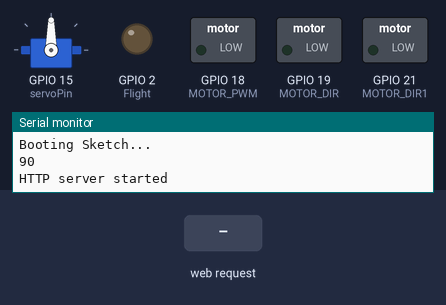
Bench run of a sketch on a simulated ESP32. Parts: servo, switched loads named in the sketch (green lamp = pin HIGH), output pins drawn as LEDs (lit = HIGH), the last lines printed to the serial monitor. The test bench sets the inputs (shaded band).

Above: at 1.2 s.
1.3 s: HTTP request GET /Pos received
At 1.7 s:
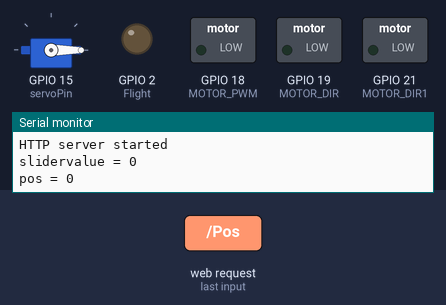
2.8 s: HTTP request GET /A received
At 4.0 s:
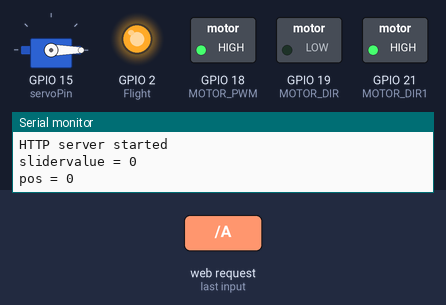
4.3 s: HTTP request GET /B received
At 5.1 s:
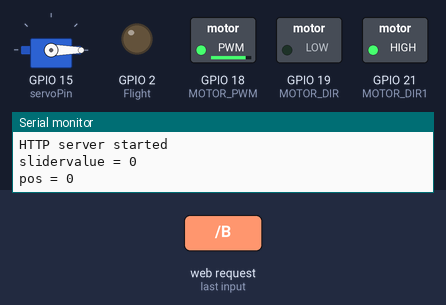
5.8 s: HTTP request GET /C received
At 6.3 s:
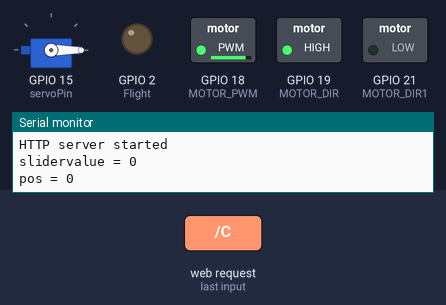
7.3 s: HTTP request GET /R received
At 8.5 s:
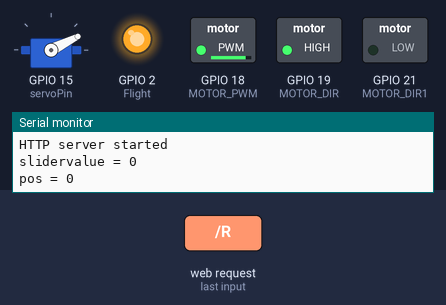
8.8 s: HTTP request GET /D received
At 9.8 s:
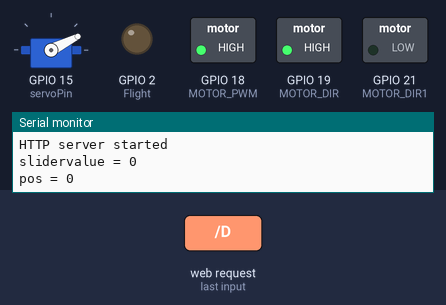
Timing chart, 0 to 11.3 s (numbered marks = the images above; inputs shaded):
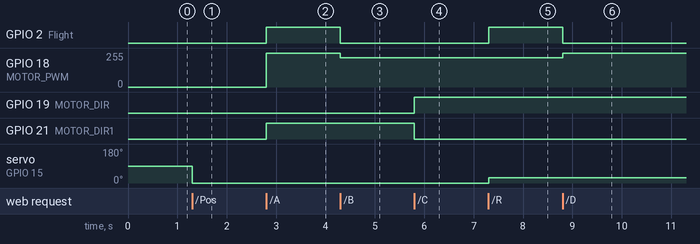

Measured:
- after the input at 1.3 s, servo on GPIO 15 (servoPin): 90° → 0° at once
- after the input at 2.8 s, GPIO 2 (Flight), GPIO 21 (MOTOR_DIR1): LOW → HIGH at once; GPIO 18 (MOTOR_PWM): 0/255 → 255/255 at once
- after the input at 4.3 s, GPIO 2 (Flight): HIGH → LOW at once; GPIO 18 (MOTOR_PWM): 255/255 → 219/255 at once
- after the input at 5.8 s, GPIO 19 (MOTOR_DIR): LOW → HIGH at once; GPIO 21 (MOTOR_DIR1): HIGH → LOW at once
- after the input at 7.3 s, GPIO 2 (Flight): LOW → HIGH at once; servo on GPIO 15 (servoPin): 0° → 27° at once
- after the input at 8.8 s, GPIO 2 (Flight): HIGH → LOW at once; GPIO 18 (MOTOR_PWM): 219/255 → 255/255 at once

The sketch:

ESP-Rider_L298N_Version.ino
```cpp
/*
   Adapted from the following:

   ESP32 Web Server Demo using Accesspoint
   https://circuits4you.com
   21-11-2018
*/


#include <Servo.h>
Servo myservo;  // create servo object to control a servo


// GPIO the servo is attached to
static const int servoPin = 15;
const int Flight = 2;

int pos = 90; // intitial servo postion to be at 90 degrees to make it straight different from 90 for mechanical adjustment
// wired connections
int MOTOR_PWM = 18;//  Speed Control Enable Pin
int MOTOR_DIR = 19; //  Direction
int MOTOR_DIR1 = 21;//  Direction

// the actual values for "fast" and "slow" depend on the motor
#define dir_Forward 0
#define dir_Back 255

#define PWM_STOP 0
#define PWM_SLOW 220 // arbitrary slow speed PWM duty cycle
#define PWM_FAST 255 // arbitrary fast speed PWM duty cycle
#define DIR_DELAY 1000 // brief delay for abrupt motor changes

const int freq = 5000;
const int ledChannel_PWM = 10;   //  picking 0 messes with the servo
const int resolution = 8;

#include <WiFi.h>
#include <WebServer.h>
#include "index.h"  //Web page header file

//Enter your desired WiFi SSID and PASSWORD
const char* ssid = "ESP_Rider_L298N";
const char* password = "********";  // change the *'s to your favourite vegetable

WebServer server(80);

//===============================================================
// Setup
//===============================================================
void setup(void) {

  Serial.begin(115200);
  Serial.println();
  Serial.println("Booting Sketch...");

  pinMode(servoPin, OUTPUT);
  myservo.attach(servoPin);
  myservo.write(pos);
  Serial.println(pos);

  pinMode(Flight, OUTPUT);
  pinMode(MOTOR_PWM, OUTPUT);
  pinMode(MOTOR_DIR, OUTPUT);
  pinMode(MOTOR_DIR1, OUTPUT);

  ledcSetup(ledChannel_PWM, freq, resolution);

  // attach the channel to the GPIO to be controlled
  ledcAttachPin(MOTOR_PWM, ledChannel_PWM);

  ledcWrite( ledChannel_PWM, PWM_STOP );

  digitalWrite(Flight, LOW); //Flashlight will turn off

  //ESP32 As access point IP: 192.168.4.1
  WiFi.mode(WIFI_AP); //Access Point mode
  WiFi.softAP(ssid, password);    //Password length minimum 8 char


  server.on("/", handle_OnConnect);
  server.on("/A", handle_Forward_Fast);
  server.on("/B", handle_Forward_Slow);
  server.on("/C", handle_Back_Slow);
  server.on("/D", handle_Back_Fast);
  server.on("/off", handle_Stop);
  server.on("/R", handle_Go_Righter);
  server.on("/L", handle_Go_Lefter);
  server.on("/FO", handle_Flashlight_Off);
  server.on("/Pos", handle_Steering_Slider_Input);


  server.onNotFound(handle_NotFound);

  server.begin();                  //Start server
  Serial.println("HTTP server started");
}

//===============================================================
// This routine is executed when you open its IP in browser
//===============================================================
void loop(void) {
  server.handleClient();

}
void handle_NotFound () {

}


void handle_OnConnect() {

  String s = MAIN_page; //Read HTML contents
  server.send(200, "text/html", s); //Send web page

}

void handle_Steering_Slider_Input() {
//  server.send(200, "text/plain", "ok");
  if(server.arg("value") ){
  int slidervalue = server.arg("value").toInt();   //

  Serial.print("slidervalue = ");

 // myservo.write(slidervalue);
  Serial.println(slidervalue);
  pos = slidervalue;
  myservo.write(pos);
  }
  Serial.print("pos = ");
  Serial.print(pos);
server.send(200, "text/plain", "ok");
}

void handle_Forward_Fast() {
  digitalWrite(Flight, HIGH); // Flash light will turn on
  digitalWrite(MOTOR_DIR, LOW);
  digitalWrite(MOTOR_DIR1, HIGH);

  ledcWrite( ledChannel_PWM, PWM_FAST ); // PWM speed = fast
  server.send(200, "text/plain", "ok");
}

void handle_Forward_Slow() {
  digitalWrite(Flight, LOW);
  digitalWrite(MOTOR_DIR, LOW);
  digitalWrite(MOTOR_DIR1, HIGH);
  ledcWrite( ledChannel_PWM, PWM_SLOW  ); // PWM speed = fast
  server.send(200, "text/plain", "ok");
}

void handle_Back_Slow() {
  digitalWrite(Flight, LOW);
  digitalWrite(MOTOR_DIR, HIGH);
  digitalWrite(MOTOR_DIR1, LOW);
  ledcWrite( ledChannel_PWM, PWM_SLOW ); // PWM speed = Slow  ledChannel_PWM, 180 - PWM_SLOW
  server.send(200, "text/plain", "ok");
}

void handle_Back_Fast() {
  digitalWrite(Flight, LOW);
  digitalWrite(MOTOR_DIR, HIGH);
  digitalWrite(MOTOR_DIR1, LOW);
  ledcWrite( ledChannel_PWM, PWM_FAST ); // PWM speed = Retro
  server.send(200, "text/plain", "ok");
}

void handle_Stop() {
  digitalWrite(Flight, LOW);
  digitalWrite(MOTOR_DIR, LOW);
  digitalWrite(MOTOR_DIR1, LOW);
  ledcWrite( ledChannel_PWM, PWM_STOP );
  server.send(200, "text/plain", "ok");
}

void handle_Go_Righter() { // Receive an HTTP GET request for steering.  Depending on the position of sg90 servo could change name to Lefter
  digitalWrite(Flight, HIGH);
  pos = pos - 10;
  if (pos < 27) {  //  the 27 here and 153 below are dependant on the free swing room available, the slider bar in the index.h should be set the same
    pos = 27;
  }
  myservo.write(pos);

  server.send(200, "text/plain", "ok");
}


void handle_Go_Lefter() { // Receive an HTTP GET request for steering.  And from above comment this could be renamed Righter instead
  digitalWrite(Flight, HIGH);
  pos = pos + 10;
  if (pos > 153) {
    pos = 153;
  }
  myservo.write(pos);

  server.send(200, "text/plain", "ok");
}

void handle_Flashlight_Off() {
  digitalWrite(Flight, LOW);
  server.send(200, "text/plain", "ok");
}
```

index.h
```cpp
const char MAIN_page[] PROGMEM = R"=====(
<!DOCTYPE HTML><html>
  <head>

<style>
body {
  background-color: #fffff0;
}
</style>

    <title>ESP-Riders Web Server</title>
    <meta name="viewport" content="width=device-width, initial-scale=1.0, maximum-scale=1.0, user-scalable=no">
    <style>
      body { font-family: Times; text-align: center; margin:1px auto; padding-top: 30px; width:auto; user-select: none;}


      .button{
        padding: 2px 2px;
        font-size: 18px;
        font-family: appaji ambarisha darbha;
        background-color: white;
        margin: 2px;
        color: black;
        border: 1px solid black;
        width: 150px;
        height: 50px;
        display: inline;
        text-align: center;
             }

      .button:hover {
        background-color: white;
         color: grey;
                    }

      .button:active {
        background-color: #007399;
        color: white;
        box-shadow: 2 1px #ff0045;
//        transform: translateY(x);
                    }

      .action_btn {
        width: 150px;
        margin: 0 auto;
        display: inline;}

.slidecontainer {
  width: 100%;
}

.slider {
  -webkit-appearance: none;
  width: 80%;
  height: 50px;
  background: #ff3030;
  outline: none;
  opacity: 1.0;
  -webkit-transition: .2s;
  transition: opacity .2s;
}

.slider:hover {
  opacity: 1;
}

.slider::-webkit-slider-thumb {
  -webkit-appearance: none;
  appearance: none;
  width: 50px;
  height: 50px;
  background: #edfcda;
  cursor: pointer;
}

.slider::-moz-range-thumb {
  width: 25px;
  height: 25px;
  background: #ffffff;
  cursor: pointer;
}

  </style>
    <body style="background-color: #edfcfa">

  </head>
  <body>
    <h1>ESP-RIDER</h1>

    <button class="button" id="button1" ontouchstart="toggle('A');" ontouchend="toggle('off');">Forward Fast</button>

    <button class="button" id="button2" ontouchstart="toggle('B');" ontouchend="toggle('off');">Forward</button>

    <button class="button" id="button3" ontouchstart="toggle('C');" ontouchend="toggle('off');">Reverse</button>

    <button class="button" id="button4" ontouchstart="toggle('D');" ontouchend="toggle('off');">Retros</button>

<div class="buttons">
<div class="action_btn">

    <p><button class="button" id="button5"  ontouchstart="toggle('L');" ontouchend="toggle('FO');">Left</button>

    <button class="button" id="button6"  ontouchstart="toggle('R');" " ontouchend="toggle('FO');" >Right</button></p>
             </div>

        </div>
<div class="slidecontainer">

    <p>  </p>

  <input type="range" min="27" max="153" value="90" class="slider" id="myRange">

</div>

<script>

var slider = document.getElementById("myRange");
slider.oninput = function() {
  pos = 180 - slider.value;
  steering(pos);
}
</script>

<script>

   function toggle(x) {
     var xhr = new XMLHttpRequest();
     xhr.open("GET", "/" + x, true);
     xhr.send();
   }

   function steering(pos) {
     var xhr = new XMLHttpRequest();
     xhr.open("GET", "/Pos?value="+ pos , true);
     xhr.send();
   }

  </script>
  </body>
</html>
)=====";
```
